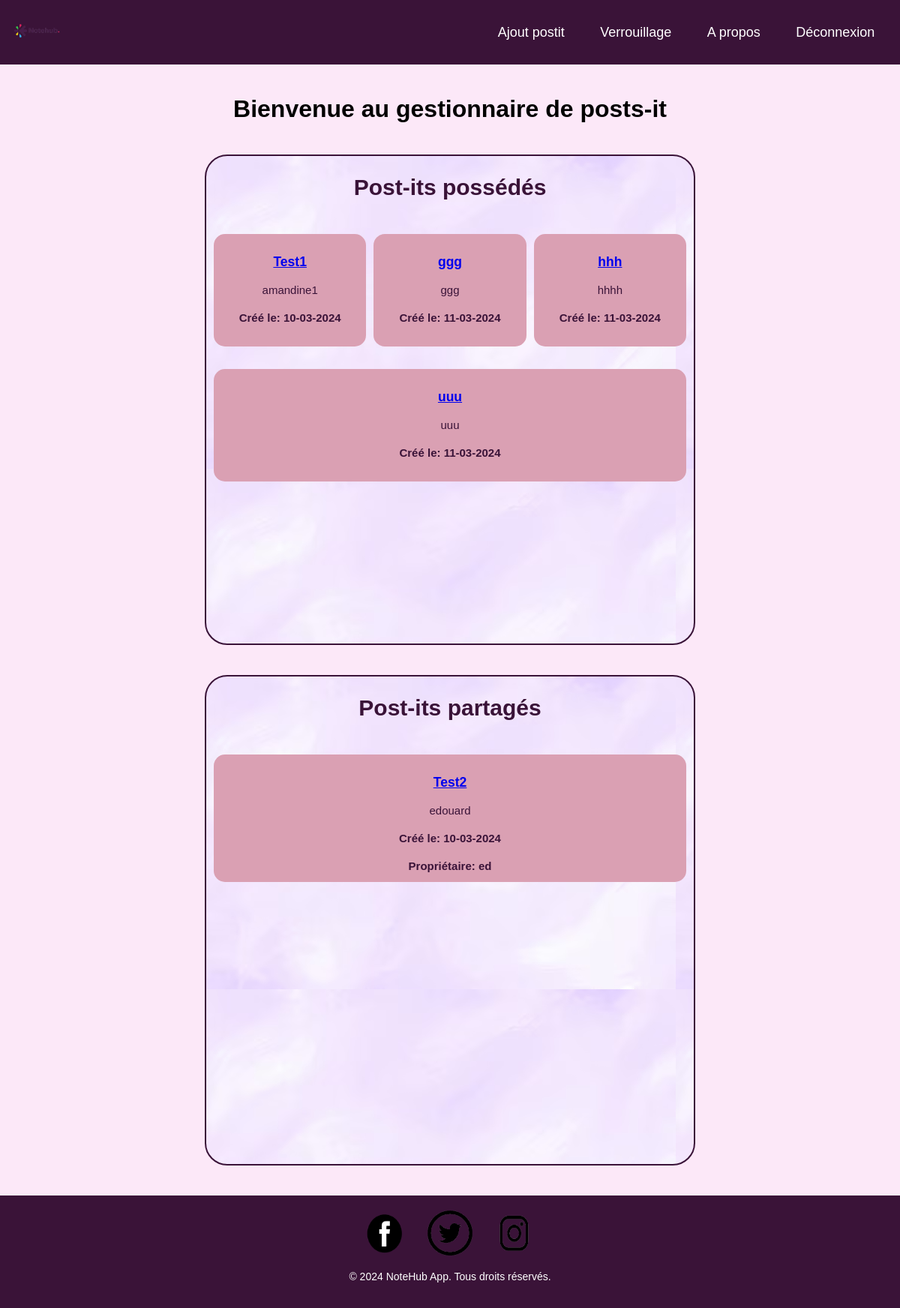
/controleur/AccueilControleur.php (signed in), run on the app's committed database.
### tables this page shows
CREATE TABLE POSTIT (
    IDPOSTIT INTEGER PRIMARY KEY AUTOINCREMENT,
    DATEDECREATION TEXT NOT NULL,
    TITRE TEXT NOT NULL,
    LIBELLE TEXT NOT NULL,
    IDUSER INTEGER,
    FOREIGN KEY (IDUSER) REFERENCES USER(IDUSER)
);

CREATE TABLE USER (
    IDUSER INTEGER PRIMARY KEY AUTOINCREMENT,
    PSEUDO TEXT NOT NULL,
    NOM TEXT NOT NULL,
    PRENOM TEXT NOT NULL,
    DATEDENAISSANCE TEXT NOT NULL,
    MAIL TEXT NOT NULL,
    MDP TEXT NOT NULL,
QUESTIONSEC TEXT NOT NULL,
REPONSESEC TEXT NOT NULL
);

### controleur/AccueilControleur.php (called while the page is built, shortened)
<?php
require_once __DIR__ . '/../modele/PostitModel.php';
$postitModel = new PostitModel();
$allPostits = $postitModel->getUserPostits($_SESSION['userId']) ?: [];
$sharedPostits = isset($_SESSION['userId']) ? $postitModel->getSharedPostits($_SESSION['userId']) : [];
require_once __DIR__ . '/../vue/AccueilVue.php';
?>

### modele/PostitModel.php (called while the page is built, shortened)
<?php
class PostitModel {
    private $db;
    public function __construct() {
        $this->db = new PDO('sqlite:' . DB_PATH);
    }
    public function getUserPostits($userId) {
        $sql = "SELECT p.* FROM POSTIT p
                WHERE p.IDUSER = :userId";
        $stmt = $this->db->prepare($sql);
        $stmt->bindParam(':userId', $userId, PDO::PARAM_INT);
        $stmt->execute();
        return $stmt->fetchAll(PDO::FETCH_ASSOC);
    }
    public function getSharedPostits($userId) {
        $sql = "SELECT p.*, u.pseudo FROM POSTIT p
                INNER JOIN Partage pa ON p.IDPOSTIT = pa.IDPOSTIT
                INNER JOIN USER u ON u.IDUSER = p.IDUSER
                WHERE pa.IDUSER = :userId";
        $stmt = $this->db->prepare($sql);
        $stmt->bindParam(':userId', $userId);
        $stmt->execute();
        return $stmt->fetchAll(PDO::FETCH_ASSOC);
    }
}
?>

### vue/AccueilVue.php (the view, shortened to what this page needs)
<!DOCTYPE html>
<html lang="en">
<head>
    <link rel="stylesheet" href="vue/styles/accueil.css">
</head>
<body>
    <header>
        <?php
        require_once 'HeaderVue.php'
            ?>
    </header>
    <div class="container">
        <h1>Bienvenue au gestionnaire de posts-it</h1>
        <div class="post-it-wrapper">
            <h2>Post-its possédés</h2>
            <div class="post-it-container" id="post-it-container-owned">
                    <?php foreach ($allPostits as $postit) { ?>
                        <div class="post-it">
                            <a href="index.php?page=PostitDetail&id=<?php echo $postit['IDPOSTIT']; ?>">
                                <h3>
                                    <?php echo htmlspecialchars($postit['TITRE'], ENT_QUOTES, 'UTF-8'); ?>
                                </h3>
                            </a>
                            <p>
                                <?php echo nl2br(htmlspecialchars($postit['LIBELLE'], ENT_QUOTES, 'UTF-8')); ?>
                            </p>
                            <h4>Créé le:
                                <?php echo htmlspecialchars($postit['DATEDECREATION'], ENT_QUOTES, 'UTF-8'); ?>
                            </h4>
                        </div>
                    <?php }
                    ; ?>
            </div>
        </div>
        <div class="post-it-wrapper">
            <h2>Post-its partagés</h2>
            <div class="post-it-container" id="post-it-container-shared">
                <?php foreach ($sharedPostits as $postit): ?>
                    <div class="post-it">
                        <a href="index.php?page=PostitSharedDetail&id=<?php echo $postit['IDPOSTIT']; ?>">
                            <h3>
                                <?php echo htmlspecialchars($postit['TITRE'], ENT_QUOTES, 'UTF-8'); ?>
                            </h3>
                        </a>
                        <p>
                            <?php echo nl2br(htmlspecialchars($postit['LIBELLE'], ENT_QUOTES, 'UTF-8')); ?>
                        </p>
                        <h4>Créé le:
                            <?php echo htmlspecialchars($postit['DATEDECREATION'], ENT_QUOTES, 'UTF-8'); ?>
                        </h4>
                        <h4>Propriétaire:
                            <?php echo htmlspecialchars($postit['PSEUDO']); ?>
                        </h4>
                    </div>
                <?php endforeach; ?>
            </div>
        </div>
    </div>
    <footer>
        <?php
        require_once 'FooterVue.php'
            ?>
    </footer>
</body>
</html>

### vue/styles/accueil.css (style rules this page uses)
body { font-family: Arial, sans-serif; background-color: #FCE8F8; margin: 0; padding: 0; }
.container { text-align: center; padding: 20px; }
.post-it-wrapper { display: inline-block; margin: 20px; vertical-align: top; color: #3a1338; font-size: 20px; background-image: url('fondd.png'); height: 650px; width: 650px; border: 2px solid#3a1338; border-radius: 30px; }
.post-it-container { display: flex; flex-wrap: wrap; justify-content: center; }
.post-it { background-color: #daa0b3; width: 200px; padding: 10px; margin: 10px; }
body { font-family: Arial, sans-serif; text-align: center; }
footer { background-color: #3a1338; color: #fff; padding: 20px; text-align: center; }
.post-it-container { display: flex; flex-wrap: wrap; gap: 10px; padding: 10px; align-items: flex-start; justify-content: space-around; max-height: 500px; overflow-y: auto; }
.post-it { width: 100%; margin: 10px 0; height: auto; max-height: 150px; overflow: hidden; border-radius: 15px; font-size: 15px; }
@media (min-width: 1000px) { .post-it { flex: 1 1 calc(25% - 20px); } }

### data on the page
postit: TITRE "Test1", LIBELLE "amandine1", DATEDECREATION "10-03-2024"
postit: TITRE "ggg", LIBELLE "ggg", DATEDECREATION "11-03-2024"
postit: TITRE "hhh", LIBELLE "hhhh", DATEDECREATION "11-03-2024"
postit: TITRE "uuu", LIBELLE "uuu", DATEDECREATION "11-03-2024"
postit: TITRE "Test2", LIBELLE "edouard", DATEDECREATION "10-03-2024", IDUSER.PSEUDO "ed"
